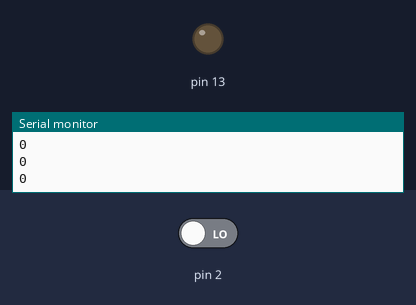
Recording of a sketch running on a simulated Arduino Uno, built with avr-gcc and run on an emulated ATmega328P. Parts: output pins drawn as LEDs (lit = HIGH), the last lines printed to the serial monitor. The test bench sets the inputs (shaded band); at power-on: pin 2 LOW.

Above: at 1.3 s.
1.4 s: pin 2 driven HIGH
At 2.7 s:
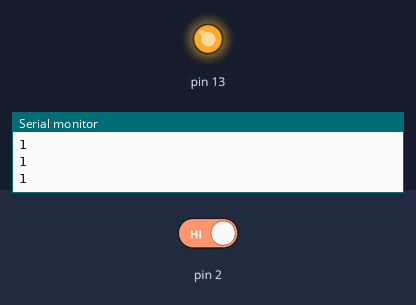
3.0 s: pin 2 driven LOW
At 3.9 s:
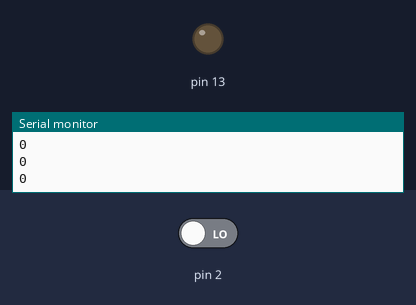
Timing chart, 0 to 6.0 s (numbered marks = the images above; inputs shaded):
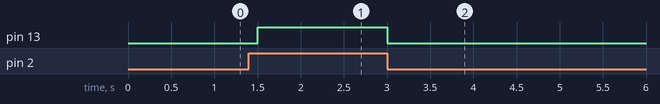

Measured:
- after the input at 1.4 s, pin 13: LOW → HIGH after 0.10 s
- after the input at 3.0 s, pin 13: HIGH → LOW at once

The sketch:

rotation_sensor.ino
```cpp
void setup()
{
  Serial.begin(9600);
  pinMode(13, OUTPUT);
}

void loop()
{
  int sensor = digitalRead(2);
  if (sensor == 1)
  {
    digitalWrite(13, HIGH);
  }
  else
  {
    digitalWrite(13, LOW);
  }
  Serial.println(sensor);
  delay(250);
}
```
